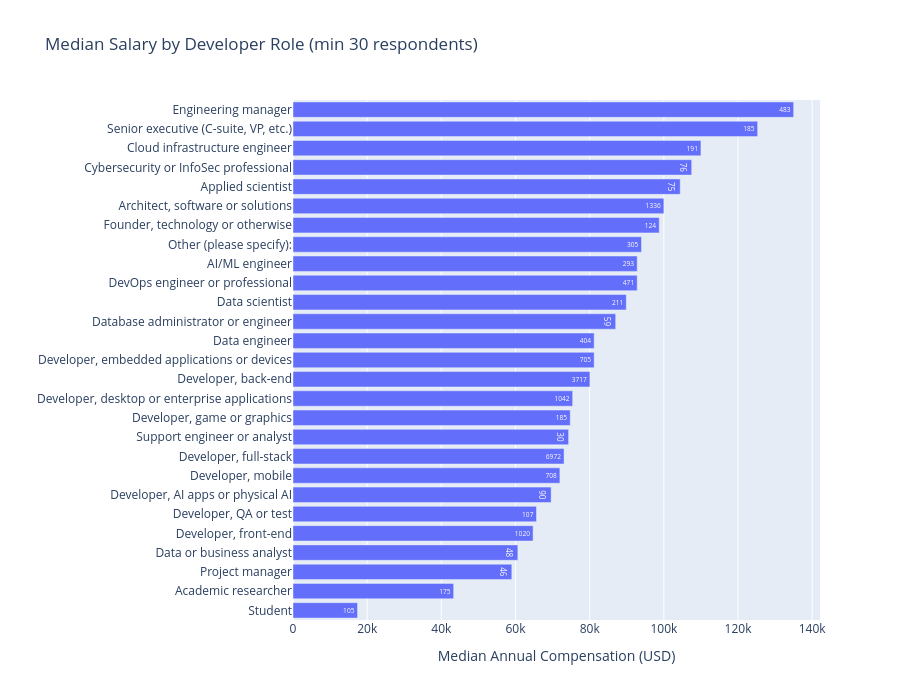

Notebook source saved alongside this figure:
### Markdown cell above
### Q5: How does salary differ across developer roles?

### Code cell
role_salary = (
    df.dropna(subset=["DevType"])
    .assign(DevType=lambda d: d["DevType"].str.split(";"))
    .explode("DevType")
    .groupby("DevType")["ConvertedCompYearly"]
    .agg(["median", "count"])
    .query("count >= 30")
    .sort_values("median", ascending=True)
)

fig = px.bar(
    role_salary.reset_index(), x="median", y="DevType",
    orientation="h",
    title="Median Salary by Developer Role (min 30 respondents)",
    labels={"median": "Median Annual Compensation (USD)", "DevType": ""},
    text="count",
)
fig.update_layout(height=700)
fig.show()

### Figure 1 — Plotly figure (JSON) as saved in the notebook; plotly's stock layout.template omitted (floating-point values rounded to 4 significant figures)
{"data": [{"hovertemplate": "Median Annual Compensation (USD)=%{x}<br>=%{y}<br>count=%{text}<extra></extra>", "legendgroup": "", "marker": {"color": "#636efa", "pattern": {"shape": ""}}, "name": "", "orientation": "h", "showlegend": false, "text": [105.0, 175.0, 46.0, 48.0, 1020.0, 107.0, 90.0, 708.0, 6972.0, 30.0, 185.0, 1042.0, 3717.0, 705.0, 404.0, 59.0, 211.0, 471.0, 293.0, 305.0, 124.0, 1336.0, 75.0, 76.0, 191.0, 185.0, 483.0], "textposition": "auto", "type": "bar", "x": [17400.0, 43320.0, 59000.0, 60630.0, 64740.0, 65660.0, 69610.0, 71960.0, 73090.0, 74320.0, 74760.0, 75410.0, 80060.0, 81210.0, 81210.0, 87010.0, 89870.0, 92810.0, 92810.0, 93970.0, 98760.0, 100000.0, 104400.0, 107500.0, 110000.0, 125300.0, 135000.0], "xaxis": "x", "y": ["Student", "Academic researcher", "Project manager", "Data or business analyst", "Developer, front-end", "Developer, QA or test", "Developer, AI apps or physical AI", "Developer, mobile", "Developer, full-stack", "Support engineer or analyst", "Developer, game or graphics", "Developer, desktop or enterprise applications", "Developer, back-end", "Developer, embedded applications or devices", "Data engineer", "Database administrator or engineer", "Data scientist", "DevOps engineer or professional", "AI/ML engineer", "Other (please specify):", "Founder, technology or otherwise", "Architect, software or solutions", "Applied scientist", "Cybersecurity or InfoSec professional", "Cloud infrastructure engineer", "Senior executive (C-suite, VP, etc.)", "Engineering manager"], "yaxis": "y"}], "layout": {"barmode": "relative", "height": 700, "legend": {"tracegroupgap": 0}, "title": {"text": "Median Salary by Developer Role (min 30 respondents)"}, "xaxis": {"anchor": "y", "domain": [0, 1], "title": {"text": "Median Annual Compensation (USD)"}}, "yaxis": {"anchor": "x", "domain": [0, 1], "title": {"text": ""}}}}
